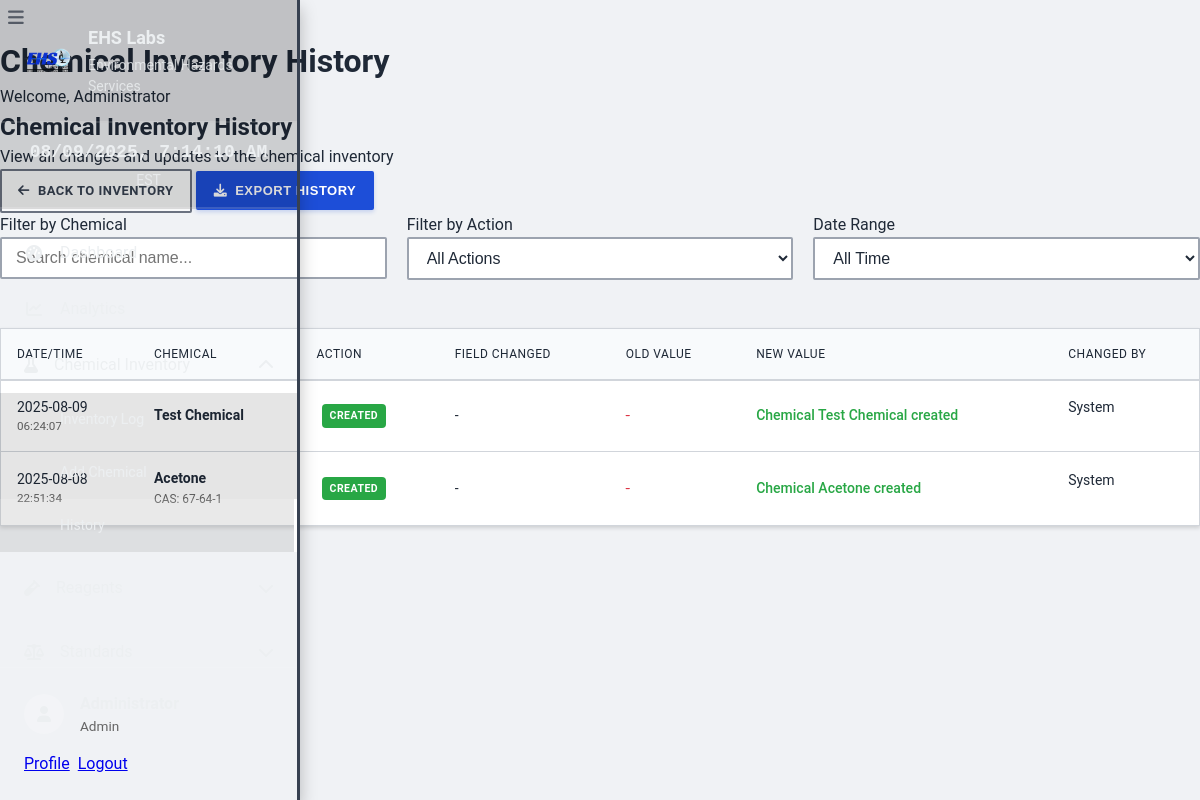
/chemical_inventory/history (signed in), run on the app's committed database.
### backend/models/user.py (models this page shows, shortened)
class User(Base):
    __tablename__ = "users"
    id = Column(Integer, primary_key=True, index=True)
    username = Column(String(50), unique=True, index=True, nullable=False)
    email = Column(String(255), unique=True, index=True, nullable=False)
    full_name = Column(String(255), nullable=False)
    hashed_password = Column(String(255), nullable=False)
    role = Column(Enum(UserRole), nullable=False, default=UserRole.USER)
    is_active = Column(Boolean, default=True)
    is_verified = Column(Boolean, default=False)
    created_at = Column(DateTime, server_default=func.now(), nullable=False)
    updated_at = Column(DateTime, server_default=func.now(), onupdate=func.now(), nullable=False)
    last_login = Column(DateTime, nullable=True)
    department = Column(String(100), nullable=True)
    phone = Column(String(20), nullable=True)
    extension = Column(String(10), nullable=True)
    profile_picture = Column(String(255), nullable=True)

### backend/models/chemical_inventory.py (models this page shows, shortened)
class ChemicalInventoryHistory(Base):
    __tablename__ = "chemical_inventory_history"
    id = Column(Integer, primary_key=True, index=True)
    chemical_id = Column(Integer, ForeignKey("chemical_inventory_log.id"), nullable=False)
    action = Column(String(50), nullable=False)  # created, updated, quantity_changed, disposed
    field_changed = Column(String(100), nullable=True)
    old_value = Column(Text, nullable=True)
    new_value = Column(Text, nullable=True)
    quantity_change = Column(Numeric(10, 3), nullable=True)  # Positive for additions, negative for usage
    remaining_quantity = Column(Numeric(10, 3), nullable=True)
    notes = Column(Text, nullable=True)
    reason = Column(String(255), nullable=True)
    changed_by = Column(Integer, ForeignKey("users.id"), nullable=False)
    changed_at = Column(DateTime, server_default=func.now(), nullable=False)
    chemical = relationship("ChemicalInventoryLog", back_populates="history_entries")
    user = relationship("User", foreign_keys=[changed_by])

class ChemicalInventoryLog(Base):
    __tablename__ = "chemical_inventory_log"
    id = Column(Integer, primary_key=True, index=True)
    chemical_name = Column(String(255), nullable=False, index=True)
    cas_number = Column(String(50), nullable=True, index=True)
    manufacturer = Column(String(255), nullable=True)
    catalog_number = Column(String(100), nullable=True)
    lot_number = Column(String(100), nullable=True)
    container_size = Column(String(50), nullable=True)  # e.g., "500ml", "1L", "100g"
    current_quantity = Column(Numeric(10, 3), nullable=False, default=0)
    unit = Column(String(20), nullable=False)  # ml, L, g, kg, etc.
    storage_location = Column(String(255), nullable=True)
    storage_temperature = Column(String(50), nullable=True)  # Room temp, 4°C, -20°C, etc.
    storage_conditions = Column(Text, nullable=True)
    hazard_class = Column(String(100), nullable=True)
    safety_notes = Column(Text, nullable=True)
    received_date = Column(DateTime, nullable=True)
    expiration_date = Column(DateTime, nullable=True)
    opened_date = Column(DateTime, nullable=True)
    is_active = Column(Boolean, default=True)
    is_hazardous = Column(Boolean, default=False)
    created_by = Column(Integer, ForeignKey("users.id"), nullable=False)
    created_at = Column(DateTime, server_default=func.now(), nullable=False)
    updated_at = Column(DateTime, server_default=func.now(), onupdate=func.now(), nullable=False)
    creator = relationship("User", foreign_keys=[created_by])
    history_entries = relationship("ChemicalInventoryHistory", back_populates="chemical")

### backend/routes/chemical_inventory.py (the view)
@router.get("/history", response_class=HTMLResponse)
async def chemical_history_page(
    request: Request,
    db: Session = Depends(get_db),
    current_user: User = Depends(require_permissions(["read"]))
):
    history = db.query(ChemicalInventoryHistory).join(
        ChemicalInventoryLog, ChemicalInventoryHistory.chemical_id == ChemicalInventoryLog.id
    ).order_by(ChemicalInventoryHistory.changed_at.desc()).limit(100).all()
    context = {
        "request": request,
        "title": "Chemical Inventory History - EHS Electronic Journal",
        "history": history,
        "current_user": current_user
    }
    return templates.TemplateResponse("chemical_inventory/history.html", context)

### frontend/templates/chemical_inventory/history.html (shortened to what this page needs)
{% extends "base.html" %}
{% block page_title %}Chemical Inventory History{% endblock %}
{% block extra_css %}
<link rel="stylesheet" href="{{ url_for('static', path='/css/tables.css') }}">
{% endblock %}
{% block content %}
<div class="page-header">
    <div class="page-header-content">
        <div class="page-info">
            <h2>Chemical Inventory History</h2>
            <p>View all changes and updates to the chemical inventory</p>
        </div>
        <div class="page-actions">
            <a href="/chemical_inventory/" class="btn btn-secondary">
                <i class="fas fa-arrow-left"></i> Back to Inventory
            </a>
            <button id="export-history-btn" class="btn btn-primary">
                <i class="fas fa-download"></i> Export History
            </button>
        </div>
    </div>
</div>
<div class="filters-section">
    <div class="row">
        <div class="col-md-4">
            <div class="form-group">
                <label for="chemical-filter">Filter by Chemical</label>
                <input type="text" id="chemical-filter" class="form-control" placeholder="Search chemical name...">
            </div>
        </div>
        <div class="col-md-4">
            <div class="form-group">
                <label for="action-filter">Filter by Action</label>
                <select id="action-filter" class="form-control">
                    <option value="">All Actions</option>
                </select>
            </div>
        </div>
        <div class="col-md-4">
            <div class="form-group">
                <label for="date-filter">Date Range</label>
                <select id="date-filter" class="form-control">
                    <option value="">All Time</option>
                </select>
            </div>
        </div>
    </div>
</div>
<div class="table-container">
    <table id="history-table" class="data-table">
        <thead>
            <tr>
                <th>Date/Time</th>
                <th>Chemical</th>
                <th>Action</th>
                <th>Field Changed</th>
                <th>Old Value</th>
                <th>New Value</th>
                <th>Changed By</th>
            </tr>
        </thead>
        <tbody>
            {% if history %}
                {% for entry in history %}
                <tr>
                    <td>
                        <div class="timestamp">
                            {{ entry.changed_at.strftime('%Y-%m-%d') }}
                            <small>{{ entry.changed_at.strftime('%H:%M:%S') }}</small>
                        </div>
                    </td>
                    <td>
                        <div class="chemical-info">
                            <strong>{{ entry.chemical.chemical_name if entry.chemical else 'Unknown' }}</strong>
                            {% if entry.chemical and entry.chemical.cas_number %}
                            <small>CAS: {{ entry.chemical.cas_number }}</small>
                            {% endif %}
                        </div>
                    </td>
                    <td>
                        <span class="badge badge-{% if entry.action == 'created' %}success{% elif entry.action == 'updated' %}info{% elif entry.action == 'quantity_changed' %}warning{% else %}secondary{% endif %}">
                            {{ entry.action.replace('_', ' ').title() }}
                        </span>
                    </td>
                    <td>{{ entry.field_name or '-' }}</td>
                    <td>
                        <span class="old-value">{{ entry.old_value or '-' }}</span>
                    </td>
                    <td>
                        <span class="new-value">{{ entry.new_value or '-' }}</span>
                    </td>
                    <td>
                        <div class="user-info">
                            {{ entry.changed_by_user.username if entry.changed_by_user else 'System' }}
                        </div>
                    </td>
                </tr>
                {% endfor %}
            {% endif %}
        </tbody>
    </table>
</div>
{% endblock %}

### frontend/templates/base.html (shortened to what this page needs)
<!DOCTYPE html>
<html lang="en">
<head>
    <link rel="stylesheet" href="/static/css/main.css">
    <link rel="stylesheet" href="/static/css/components.css">
    {% block extra_css %}{% endblock %}
    <link rel="stylesheet" href="https://cdnjs.cloudflare.com/ajax/libs/font-awesome/6.0.0/css/all.min.css">
</head>
<body>
    <div class="flex w-full min-h-screen">
        <div class="page-wrapper flex w-full">
            <div id="sidebar" class="sidebar">
                <div class="sidebar-header">
                    <div class="logo-container">
                        <img src="/static/images/ehs-logo.png" alt="EHS Labs" class="logo" onerror="this.style.display='none'">
                        <div class="company-info">
                            <h3>EHS Labs</h3>
                            <p>Environmental Hazards Services</p>
                        </div>
                    </div>
                </div>
                <div class="clock-container">
                    <div class="current-time" id="current-time">
                    </div>
                    <div class="timezone">EST</div>
                </div>
                <nav class="sidebar-nav">
                    <ul>
                        <li>
                            <a href="/dashboard" class="nav-link {% if request.url.path == '/dashboard' %}active{% endif %}">
                                <i class="fas fa-tachometer-alt"></i>
                                <span>Dashboard</span>
                            </a>
                        </li>
                        <li>
                            <a href="/analytics" class="nav-link {% if request.url.path == '/analytics' %}active{% endif %}">
                                <i class="fas fa-chart-line"></i>
                                <span>Analytics</span>
                            </a>
                        </li>
                        <li class="nav-section">
                            <div class="nav-section-header">
                                <i class="fas fa-flask"></i>
                                <span>Chemical Inventory</span>
                                <i class="fas fa-chevron-down toggle-icon"></i>
                            </div>
                            <ul class="nav-subsection">
                                <li><a href="/chemical_inventory/" class="nav-link">Inventory Log</a></li>
                                <li><a href="/chemical_inventory/add" class="nav-link">Add Chemical</a></li>
                                <li><a href="/chemical_inventory/history" class="nav-link">History</a></li>
                            </ul>
                        </li>
                        <li class="nav-section">
                            <div class="nav-section-header">
                                <i class="fas fa-vial"></i>
                                <span>Reagents</span>
                                <i class="fas fa-chevron-down toggle-icon"></i>
                            </div>
                        </li>
                        <li class="nav-section">
                            <div class="nav-section-header">
                                <i class="fas fa-balance-scale"></i>
                                <span>Standards</span>
                                <i class="fas fa-chevron-down toggle-icon"></i>
                            </div>
                        </li>
                    </ul>
                </nav>
                <div class="sidebar-footer">
                    {% if current_user %}
                    <div class="user-info">
                        <div class="user-avatar">
                            <i class="fas fa-user"></i>
                        </div>
                        <div class="user-details">
                            <strong>{{ current_user.full_name }}</strong>
                            <small>{{ current_user.role.value.title() if current_user.role.value else current_user.role.title() }}</small>
                        </div>
                    </div>
                    <div class="user-actions">
                        <a href="/profile">Profile</a>
                        <a href="/logout">Logout</a>
                    </div>
                    {% endif %}
                </div>
            </div>
            <div class="body-wrapper w-full bg-white dark:bg-dark">
                <div class="header">
                    <div>
                        <button id="sidebar-toggle" class="sidebar-toggle">
                            <i class="fas fa-bars"></i>
                        </button>
                        <h1>{% block page_title %}EHS Electronic Journal{% endblock %}</h1>
                    </div>
                    {% if current_user %}
                    <div class="user-welcome">Welcome, {{ current_user.full_name.split(' ')[0] }}</div>
                    {% endif %}
                </div>
                <div class="container mx-auto py-[30px]">
                    {% block content %}
                    {% endblock %}
                </div>
            </div>
        </div>
    </div>
</body>
</html>

### data on the page
User: role.value "Admin", full_name "Administrator"
ChemicalInventoryHistory: changed_at "2025-08-09", changed_at "06:24:07", chemical "Test Chemical", action.replace "CREATED", field_name "-", old_value "-", new_value "Chemical Test Chemical created", changed_by_user "System"
ChemicalInventoryHistory: changed_at "2025-08-08", changed_at "22:51:34", chemical "Acetone", chemical.cas_number "67-64-1", action.replace "CREATED", field_name "-", old_value "-", new_value "Chemical Acetone created", changed_by_user "System"
